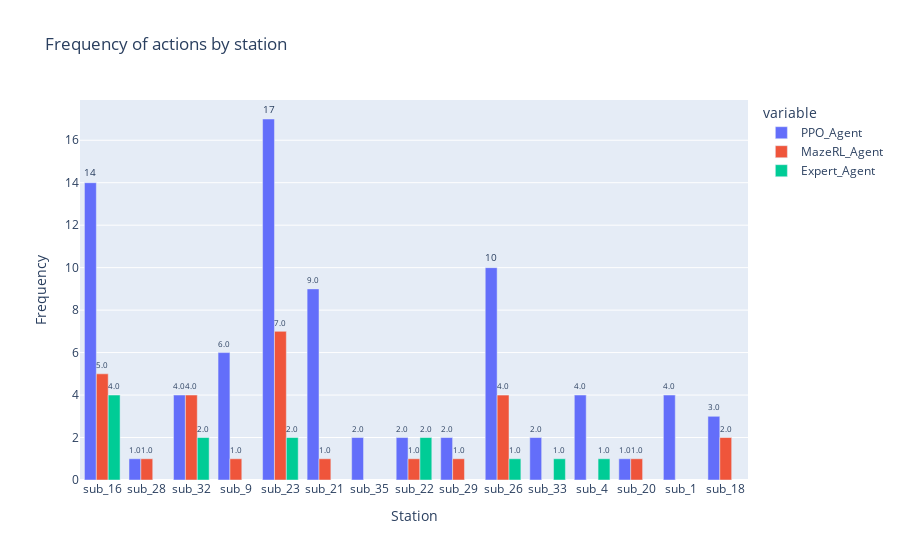

The cell this chart's notebook holds for it:
### Markdown cell above
### 3. Impact on substations

### Code cell
aa.plot_actions_freq_by_station_multi_agent(agents.agents_data)

### Figure 1 — Plotly figure (JSON) as saved in the notebook; plotly's stock layout.template omitted (floating-point values rounded to 4 significant figures)
{"data": [{"alignmentgroup": "True", "hovertemplate": "variable=PPO_Agent<br>Station=%{x}<br>Frequency=%{y}<extra></extra>", "legendgroup": "PPO_Agent", "marker": {"color": "#636efa", "pattern": {"shape": ""}}, "name": "PPO_Agent", "offsetgroup": "wide_variable_0", "orientation": "v", "showlegend": true, "textposition": "outside", "texttemplate": "%{y:.2s}", "x": ["sub_16", "sub_28", "sub_32", "sub_9", "sub_23", "sub_21", "sub_35", "sub_22", "sub_29", "sub_26", "sub_33", "sub_4", "sub_20", "sub_1", "sub_18"], "xaxis": "x", "y": [14.0, 1.0, 4.0, 6.0, 17.0, 9.0, 2.0, 2.0, 2.0, 10.0, 2.0, 4.0, 1.0, 4.0, 3.0], "yaxis": "y", "type": "bar", "textfont": {"size": 12}, "cliponaxis": false, "textangle": 0}, {"alignmentgroup": "True", "hovertemplate": "variable=MazeRL_Agent<br>Station=%{x}<br>Frequency=%{y}<extra></extra>", "legendgroup": "MazeRL_Agent", "marker": {"color": "#EF553B", "pattern": {"shape": ""}}, "name": "MazeRL_Agent", "offsetgroup": "wide_variable_1", "orientation": "v", "showlegend": true, "textposition": "outside", "texttemplate": "%{y:.2s}", "x": ["sub_16", "sub_28", "sub_32", "sub_9", "sub_23", "sub_21", "sub_35", "sub_22", "sub_29", "sub_26", "sub_33", "sub_4", "sub_20", "sub_1", "sub_18"], "xaxis": "x", "y": [5.0, 1.0, 4.0, 1.0, 7.0, 1.0, null, 1.0, 1.0, 4.0, null, null, 1.0, null, 2.0], "yaxis": "y", "type": "bar", "textfont": {"size": 12}, "cliponaxis": false, "textangle": 0}, {"alignmentgroup": "True", "hovertemplate": "variable=Expert_Agent<br>Station=%{x}<br>Frequency=%{y}<extra></extra>", "legendgroup": "Expert_Agent", "marker": {"color": "#00cc96", "pattern": {"shape": ""}}, "name": "Expert_Agent", "offsetgroup": "wide_variable_2", "orientation": "v", "showlegend": true, "textposition": "outside", "texttemplate": "%{y:.2s}", "x": ["sub_16", "sub_28", "sub_32", "sub_9", "sub_23", "sub_21", "sub_35", "sub_22", "sub_29", "sub_26", "sub_33", "sub_4", "sub_20", "sub_1", "sub_18"], "xaxis": "x", "y": [4.0, null, 2.0, null, 2.0, null, null, 2.0, null, 1.0, 1.0, 1.0, null, null, null], "yaxis": "y", "type": "bar", "textfont": {"size": 12}, "cliponaxis": false, "textangle": 0}], "layout": {"xaxis": {"anchor": "y", "domain": [0.0, 1.0], "title": {"text": "Station"}}, "yaxis": {"anchor": "x", "domain": [0.0, 1.0], "title": {"text": "Frequency"}}, "legend": {"title": {"text": "variable"}, "tracegroupgap": 0}, "title": {"text": "Frequency of actions by station"}, "barmode": "group"}}
